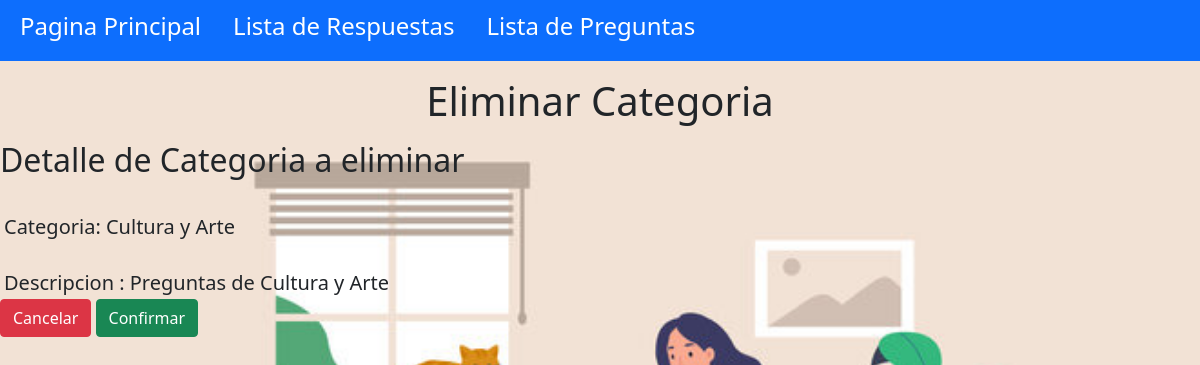
Page /juego/eliminar_categoria/1 (signed in) on the committed database.
### juego/models.py (models this page shows, shortened)
class Categoria(models.Model):
    categoria= models.CharField(max_length=100)
    descripcion= models.CharField(max_length=800)

### juego/views.py (the view)
# urls.py: path('eliminar_categoria/<int:identificador>', views.eliminar_categoria, name="eliminar_categoria"),
@permission_required('juedo.delete_categoria', login_url='/login')
@login_required(login_url='/login')
def eliminar_categoria(request, identificador):
    categoria = Categoria.objects.get(pk=identificador)
    return render(request, 'juego/eliminar_categoria.html', {"categoria": categoria})

### templates/juego/eliminar_categoria.html (shortened to what this page needs)
<html>
    <head>
    </head>
    <link href="https://cdn.jsdelivr.net/npm/bootstrap@5.1.0/dist/css/bootstrap.min.css" rel="stylesheet">
<body>
<nav class="navbar navbar-dark bg-primary p-1">
    <ul class="nav justify-content-end">
  <li class="nav-item">
    <a class="nav-link active text-white h4"  aria-current="page" href="/">Pagina Principal</a>
  </li>
  <li class="nav-item">
    <a class="nav-link active text-white h4"  aria-current="page" href="/juego/respuestas">Lista de Respuestas</a>
  </li>
   <li class="nav-item">
    <a class="nav-link active text-white h4"  aria-current="page" href="/juego/preguntas">Lista de Preguntas</a>
  </li>
</ul>
</nav>
<p class="h1 m-3" align="center">Eliminar Categoria</p>
{% block body %}
<h2>Detalle de Categoria a eliminar</h2><br>
<p class="h5 m-1">Categoria: {{categoria.categoria}}</p>
    <br>
<p class="h5 m-1">Descripcion : {{categoria.descripcion}}</p>
<a class="btn btn-danger" href="{% url 'juego:detalle_categoria' categoria.pk %}">Cancelar</a>
<a class="btn btn-success" href="{% url 'juego:confirmar_eliminaciion' categoria.pk %}">Confirmar</a>
{% endblock %}

### templates/juego/eliminar_categoria.html (style rules this page uses)
body { background-image: url(../static/trabajo.jpg); background-repeat: no-repeat; background-attachment: fixed; background-size: cover; }

### rows in the picture
Categoria: categoria "Cultura y Arte", descripcion "Preguntas de Cultura y Arte"
